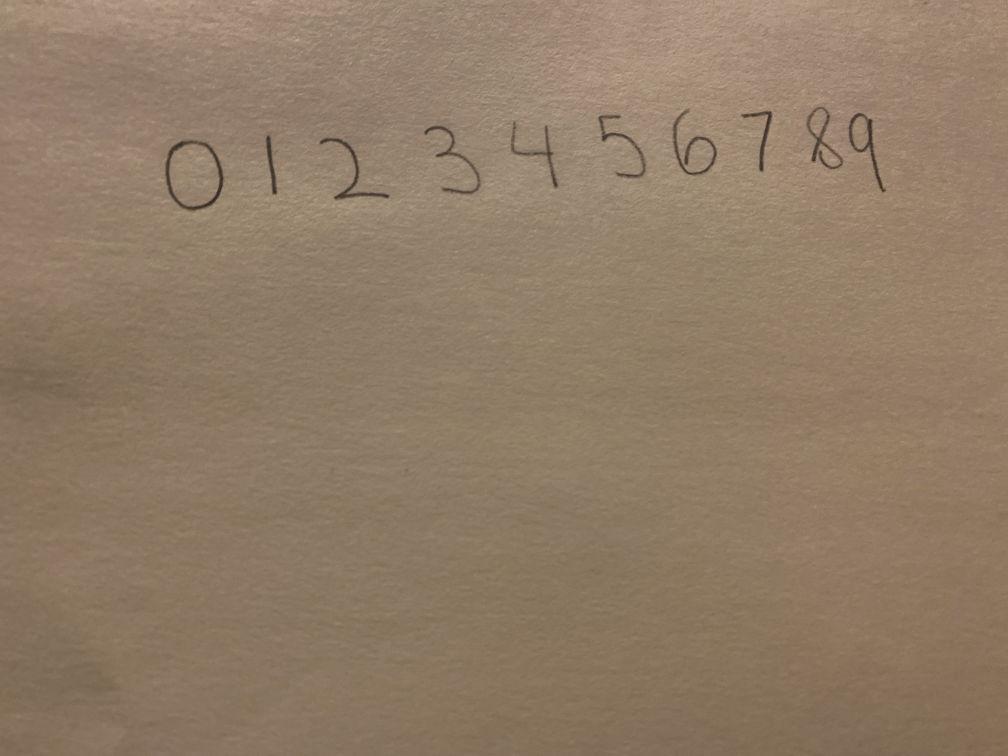
#> input picture 0_9_new_data/IMG_0369.png, 4032 x 3024 px (shown at 1/4 size); its folder holds only this picture in this run
$ python add_new_data.py
#> lines starting #> are read from the running program, lines starting #| are printed output that depends on the picture; after the words box and inside, x2 and y2 are one past the last pixel; in counts of white or black regions, pixels touching at a corner belong together
import os
import re
import numpy as np
import pandas as pd
import cv2
import matplotlib.pyplot as plt


def scan_image(img_path):
#> called with img_path = '0_9_new_data/IMG_0369.png'
    output_dir = "labeled_characters"
    label_csv = "labels.csv"

    if os.path.exists(label_csv):
        last_row = pd.read_csv(label_csv).iloc[-1]
#> (reads labels.csv from the repository)
        file_id = int(re.search(r'(\d+)', last_row['filename']).group(1)) + 1
    else:
        file_id = 1

    labels = []

    image = cv2.imread(img_path)
#> image is the input picture: shape (3024, 4032, 3); mean B, G, R 101.9, 123.7, 144.4

    gray = cv2.cvtColor(image, cv2.COLOR_BGR2GRAY)
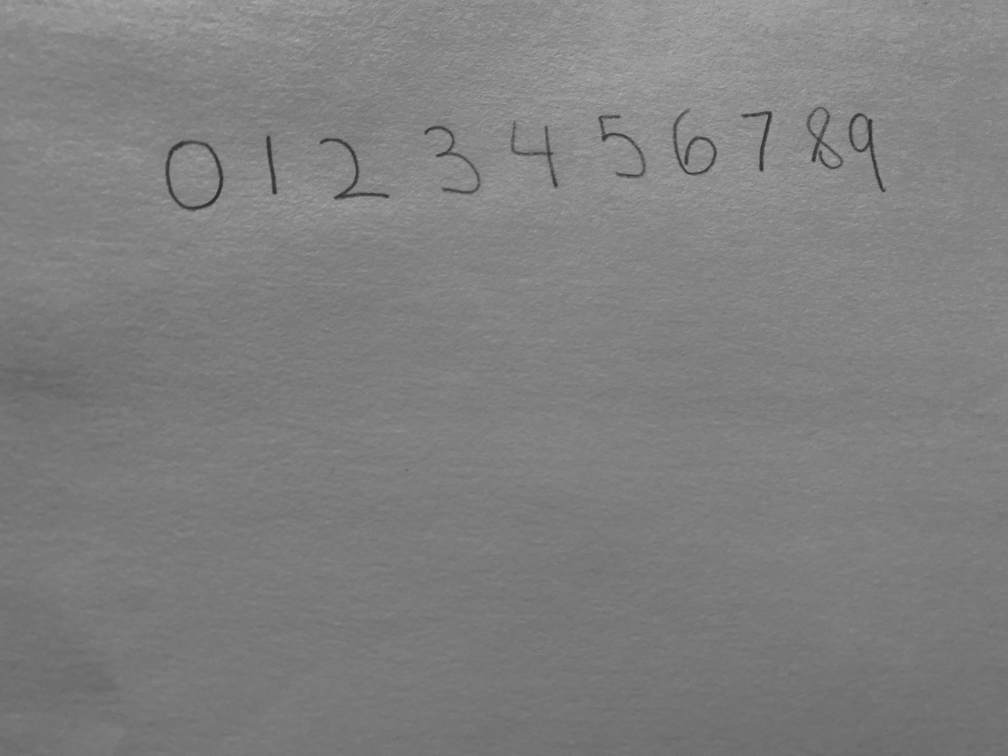
#> gray: shape (3024, 4032) (shown at 1/4 size); min 24, max 208, mean 127.4
    blur = gray
    # [5 lines of commented-out code are left out]
    b_range = [25]
    i_range = [239]
    j_range = [17]
    target_count = 10
    for b in b_range:
        if b > 1:
            blur = cv2.GaussianBlur(gray, (b, b), 0)
        for i in i_range:
            for j in j_range:
                good_count = 0
                binary = cv2.adaptiveThreshold(blur, 255, cv2.ADAPTIVE_THRESH_GAUSSIAN_C,
                                               cv2.THRESH_BINARY_INV, i, j)
                contours, _ = cv2.findContours(binary, cv2.RETR_EXTERNAL, cv2.CHAIN_APPROX_SIMPLE)
                for c in contours:
                    x, y, w, h = cv2.boundingRect(c)
                    if 10 < h < 1000 and 5 < w < 1000:
                        good_count += 1
                if good_count == target_count == len(contours):
                    print(b, i, j)
                    # plt.imshow(binary, cmap='gray')
                    # plt.show()
                    break
            if target_count == 0 or good_count == target_count == len(contours):
                break
        if target_count == 0 or good_count == target_count == len(contours):
            break
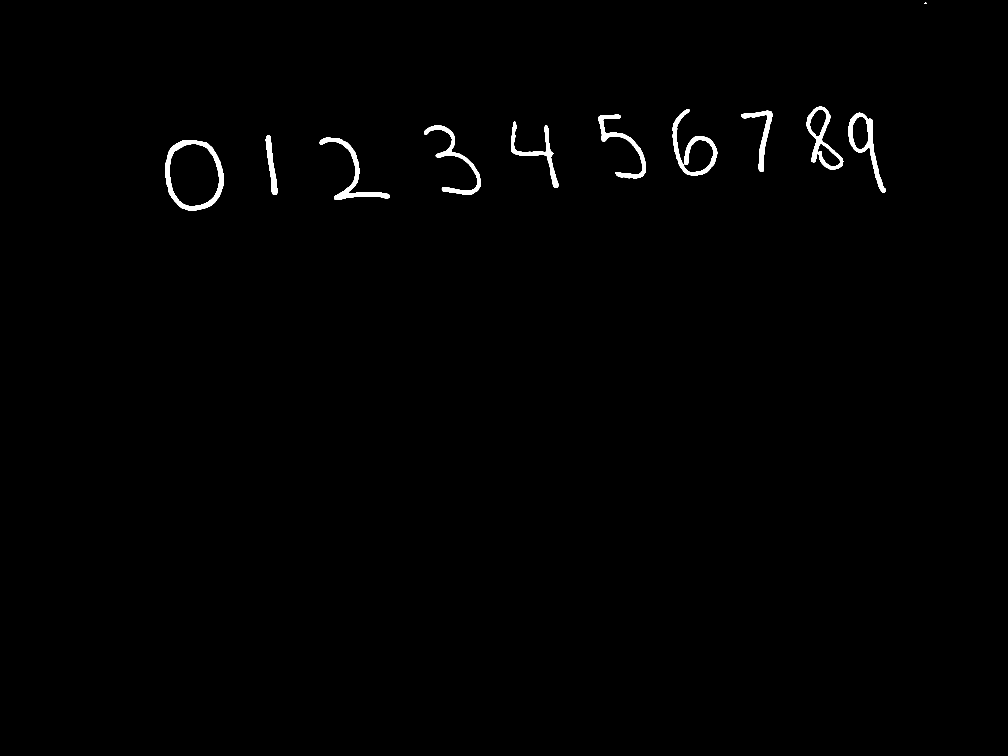
#> binary: shape (3024, 4032) (shown at 1/4 size); 0.71% white; 11 white regions, largest, box (x1, y1, x2, y2) and area: (661, 561, 896, 844) 13670, (2690, 436, 2869, 703) 10009, (1279, 550, 1559, 800) 9405

    if good_count != target_count or len(contours) != target_count:
        print(f"Skipping: {img_path}")
        return

    contours = sorted(contours,
                      key=lambda c: cv2.boundingRect(c)[0])  # Sort contours by x-coordinate of bounding rectangle

    i = 0
    for c in contours:
        x, y, w, h = cv2.boundingRect(c)
        x1, y1, x2, y2 = x, y, x + w, y + h
        mask = np.zeros_like(gray)  # Create a blank mask
        cv2.drawContours(mask, [c], -1, 255, -1)
        binary_region = cv2.bitwise_and(binary, binary, mask=mask)
        char_img = image[y1:y2, x1:x2]
        char_img_binary = binary_region[y1:y2, x1:x2]
        label = str(i)
        filename = f"{file_id}_char_{i}.png"
        cv2.imwrite(os.path.join(output_dir, filename), char_img)
        cv2.imwrite(os.path.join(output_dir + "_binary", filename), char_img_binary)
        labels.append({"filename": filename, "label": label})
        i += 1

    if labels:
        pd.DataFrame(labels).to_csv(label_csv, mode='a',
                                    header=not os.path.exists(label_csv),
                                    index=False)
        os.remove(img_path)


def numerical_sort(file):
    match = re.search(r'(\d+)', file)
    return int(match.group(1)) if match else float('inf')


if __name__ == "__main__":
    folder_path = '0_9_new_data'

    file_paths = [os.path.join(folder_path, f) for f in os.listdir(folder_path)
                  if f.lower().endswith((".png", ".jpg", ".jpeg"))]

    for img_path in file_paths:
        print("Opening: ", img_path)
        scan_image(img_path)
